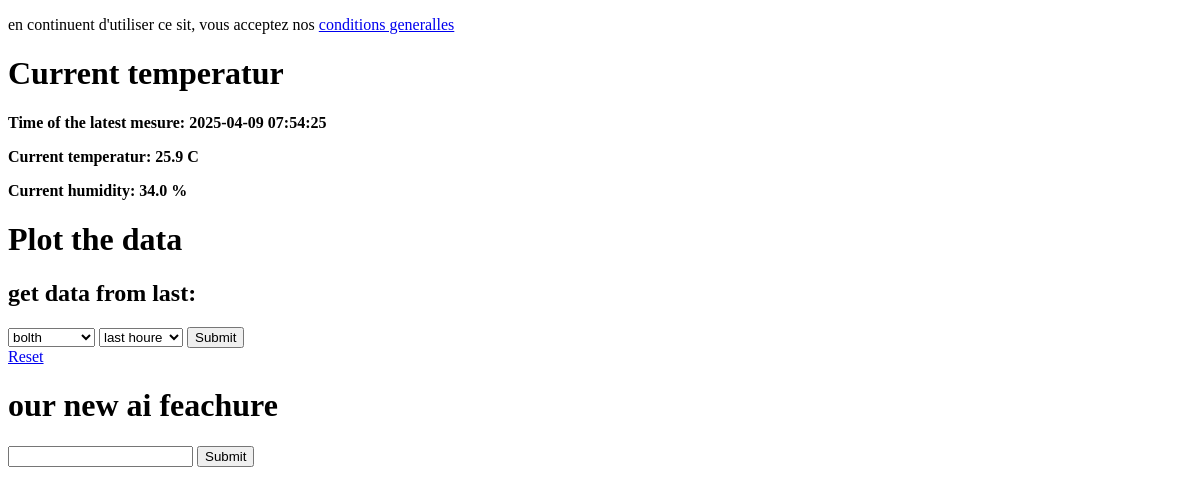
Before: / with the older database file.
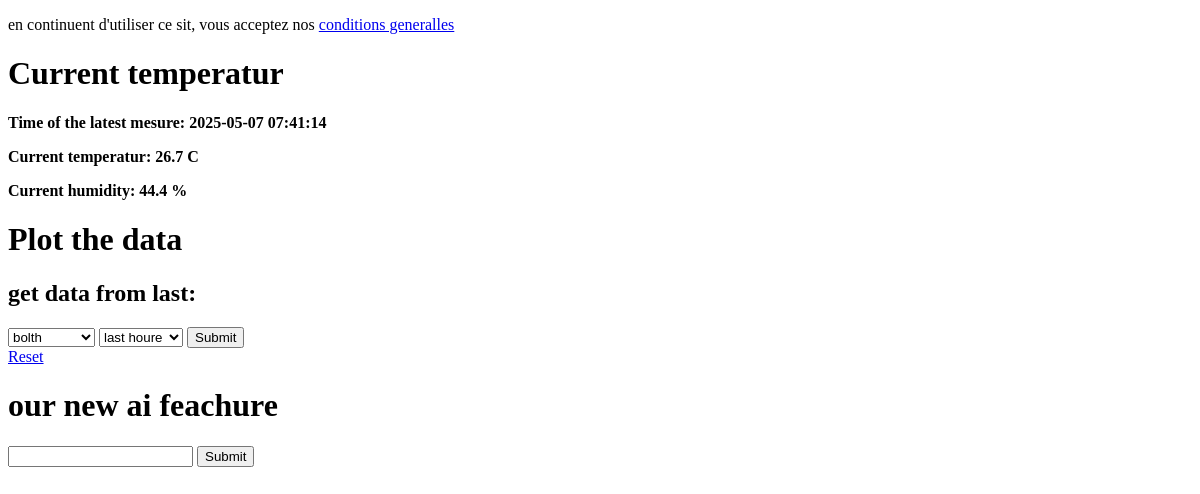
After: the same page with the newer database file.
### tables this page shows
CREATE TABLE mesurments (
    Timestamp DATETIME DEFAULT CURRENT_TIMESTAMP,
	temperature REAL NOT NULL,
    humidity REAL NOT NULL
);

### app.py (the view)
@app.route("/")
def index():
    with connect_db() as cur:
        query = """
        SELECT temperature, humidity, Timestamp
        FROM mesurments
        ORDER BY Timestamp DESC
        LIMIT 1;
        """
        data = exec_dict(cur, query)[0]
        print(data)
    return render_template("index.html", timestamp = data['Timestamp'], humidity = data['humidity'], temperatur = data['temperature'])

### db.py (called while the page is built)
@contextmanager
def connect_db():
    conn = sqlite3.connect(DB)
    try:
        cur = conn.cursor()
        cur.execute('PRAGMA foreign_keys = ON')
        cur.execute('PRAGMA encoding = "UTF-8"')
        yield cur
    except Exception as e:
        conn.rollback()
        raise e
    else:
        conn.commit()
    finally:
        conn.close()

def exec_dict(cur, query, params=None):
    if params is None:
        cur.execute(query)
    else:
        cur.execute(query, params)
    columns = [col[0] for col in cur.description]
    return [dict(zip(columns, row)) for row in cur.fetchall()]

### templates/index.html (shortened to what this page needs)
<!DOCTYPE html>
<body>
        <p>en continuent d'utiliser ce sit, vous acceptez nos <a href="{{ url_for('static', filename='TOS.txt') }}">conditions generalles</a></p>
    <h1>Current temperatur</h1>
    <p><b>Time of the latest mesure: {{timestamp}}</b></p>
    <p><b>Current temperatur: {{temperatur}} C</b></p>
    <p><b>Current humidity: {{humidity}} %</b></p>
    <h1>Plot the data</h1>
    <form action="{{ url_for('get_data') }}", method="GET">
        <h2>get data from last:</h2>
        <select name="datatype" id="datatype">
            <option value="temperature humidity">bolth</option>
        </select>
        <select name="timeframe" id="timeframe">
            <option value="-1 hour">last houre</option>
        </select>
        <input type="submit" value="Submit">
    </form>
    <a href="{{ url_for('index') }}">Reset</a>
    <h1>our new ai feachure</h1>
    <form action="/ai_command", method="POST">
        <input type="text" id="message">
        <button type="submit">Submit</button>
    </form>
</body>

Changed rows visible on the page:
no longer on this page (row unchanged): mesurments: Timestamp "2025-04-09 07:54:25", temperature "25.9", humidity "34.0"
added mesurments: Timestamp "2025-05-07 07:41:14", temperature "26.7", humidity "44.4"
